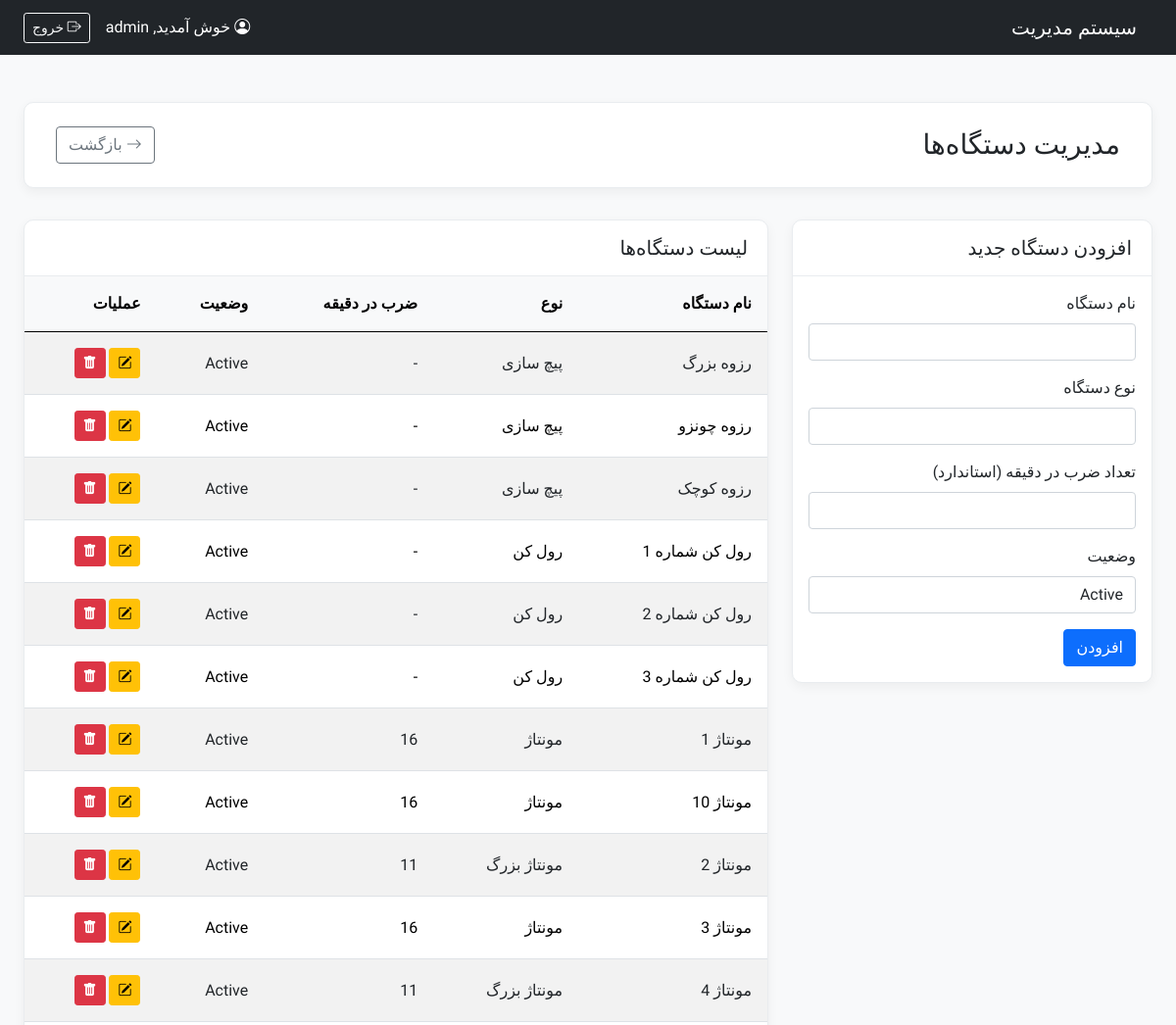
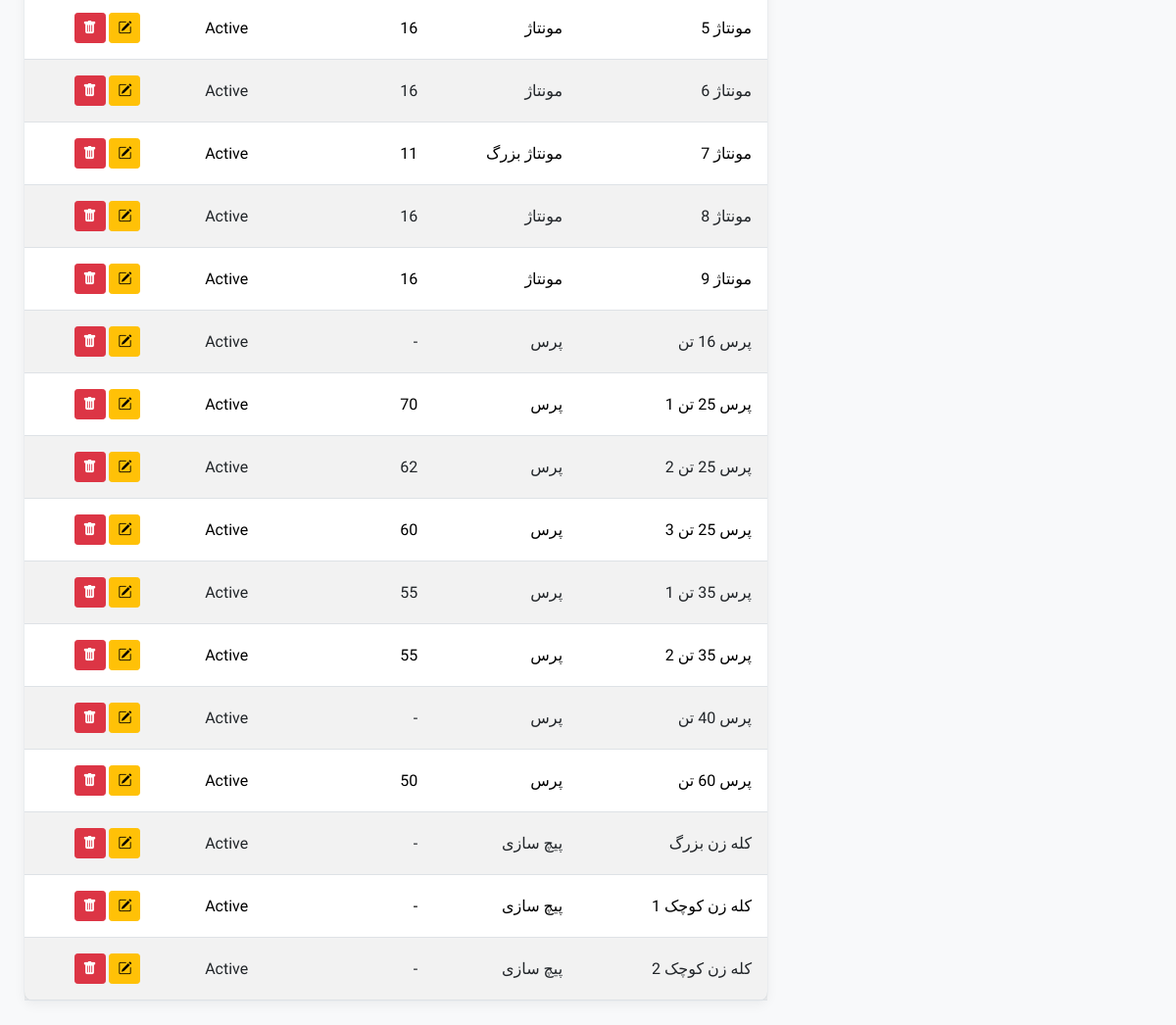
The app's page /modules/base_info/machines.php (signed in) with its own data (2 pictures, top to bottom).
### tables this page shows
CREATE TABLE `tbl_machines` (
  `MachineID` int(11) NOT NULL,
  `MachineName` varchar(255) NOT NULL,
  `MachineType` varchar(100) DEFAULT NULL,
  `Status` varchar(50) DEFAULT 'Active',
  `strokes_per_minute` int(11) DEFAULT NULL
);

### config/crud_helpers.php (called while the page is built, shortened)
<?php
function find_all(PDO $pdo, string $sql, array $params = []): array
{
    try {
        $stmt = $pdo->prepare($sql);
        $stmt->execute($params);
        return $stmt->fetchAll(PDO::FETCH_ASSOC);
    } catch (PDOException $e) {
        error_log("Error in find_all: " . $e->getMessage() . " | SQL: " . $sql . " | Params: " . print_r($params, true));
        return [];
    }
}
?>

### modules/base_info/machines.php (the view, shortened to what this page needs)
<?php
require_once __DIR__ . '/../../config/db.php';
$editMode = false;
$itemToEdit = null;
$items = find_all($pdo, "SELECT * FROM " . TABLE_NAME_MACHINES . " ORDER BY MachineName");
include __DIR__ . '/../../templates/header.php';
?>
<div class="page-header d-flex justify-content-between align-items-center">
    <h1 class="h3 mb-0">مدیریت دستگاه‌ها</h1>
    <a href="<?php echo BASE_URL; ?>modules/base_info/machinery_dashboard.php" class="btn btn-outline-secondary"><i class="bi bi-arrow-right"></i> بازگشت</a>
</div>
<div class="row">
    <div class="col-lg-4">
        <div class="card content-card">
            <div class="card-header"><h5 class="mb-0"><?php echo $editMode ? 'ویرایش دستگاه' : 'افزودن دستگاه جدید'; ?></h5></div>
            <div class="card-body">
                <form method="POST" action="machines.php">
                    <div class="mb-3">
                        <label for="machine_name" class="form-label">نام دستگاه</label>
                        <input type="text" class="form-control" id="machine_name" name="machine_name" value="<?php echo htmlspecialchars($itemToEdit['MachineName'] ?? ''); ?>" required>
                    </div>
                     <div class="mb-3">
                        <label for="machine_type" class="form-label">نوع دستگاه</label>
                        <input type="text" class="form-control" id="machine_type" name="machine_type" value="<?php echo htmlspecialchars($itemToEdit['MachineType'] ?? ''); ?>">
                    </div>
                     <div class="mb-3">
                        <label for="strokes_per_minute" class="form-label">تعداد ضرب در دقیقه (استاندارد)</label>
                        <input type="number" class="form-control" id="strokes_per_minute" name="strokes_per_minute" value="<?php echo htmlspecialchars($itemToEdit['strokes_per_minute'] ?? ''); ?>">
                    </div>
                     <div class="mb-3">
                        <label for="status" class="form-label">وضعیت</label>
                        <input type="text" class="form-control" id="status" name="status" value="<?php echo htmlspecialchars($itemToEdit['Status'] ?? 'Active'); ?>">
                    </div>
                    <button type="submit" class="btn <?php echo $editMode ? 'btn-success' : 'btn-primary'; ?>"><?php echo $editMode ? 'بروزرسانی' : 'افزودن'; ?></button>
                </form>
            </div>
        </div>
    </div>
    <div class="col-lg-8">
        <div class="card content-card">
            <div class="card-header"><h5 class="mb-0">لیست دستگاه‌ها</h5></div>
            <div class="card-body p-0">
                <div class="table-responsive">
                    <table class="table table-striped table-hover mb-0">
                        <thead><tr><th class="p-3">نام دستگاه</th><th class="p-3">نوع</th><th class="p-3">ضرب در دقیقه</th><th class="p-3">وضعیت</th><th class="p-3">عملیات</th></tr></thead>
                        <tbody>
                            <?php foreach ($items as $item): ?>
                            <tr>
                                <td class="p-3"><?php echo htmlspecialchars($item['MachineName']); ?></td>
                                <td class="p-3"><?php echo htmlspecialchars($item['MachineType']); ?></td>
                                <td class="p-3"><?php echo htmlspecialchars($item['strokes_per_minute'] ?? '-'); ?></td>
                                <td class="p-3"><?php echo htmlspecialchars($item['Status']); ?></td>
                                <td class="p-3">
                                    <a href="?edit_id=<?php echo $item[PRIMARY_KEY_MACHINES]; ?>" class="btn btn-warning btn-sm"><i class="bi bi-pencil-square"></i></a>
                                    <button type="button" class="btn btn-danger btn-sm" data-bs-toggle="modal" data-bs-target="#deleteModal<?php echo $item[PRIMARY_KEY_MACHINES]; ?>"><i class="bi bi-trash-fill"></i></button>
                                </td>
                            </tr>
                            <?php endforeach; ?>
                        </tbody>
                    </table>
                </div>
            </div>
        </div>
    </div>
</div>
<?php include __DIR__ . '/../../templates/footer.php'; ?>

### assets/css/style.css (style rules this page uses)
body { font-family: 'Vazirmatn', sans-serif; background-color: #f4f7f9; }
.page-header { background-color: #ffffff; padding: 1.5rem 2rem; border-radius: 10px; margin-bottom: 2rem; box-shadow: 0 4px 12px rgba(0,0,0,0.05); border: 1px solid #e9ecef; }
.content-card { border: 1px solid #e9ecef; border-radius: 10px; box-shadow: 0 4px 12px rgba(0,0,0,0.05); background-color: #ffffff; }
.content-card .card-header { background-color: transparent; border-bottom: 1px solid #e9ecef; font-weight: 600; font-size: 1.1rem; padding: 1rem 1.25rem; }
.table th { font-weight: 600; white-space: nowrap; background-color: #f8f9fa; }
.table td { vertical-align: middle; }

### records on screen
tbl_machines: MachineName "رزوه بزرگ", MachineType "پیچ سازی", strokes_per_minute "-", Status "Active"
tbl_machines: MachineName "رزوه چونزو", MachineType "پیچ سازی", strokes_per_minute "-", Status "Active"
tbl_machines: MachineName "رزوه کوچک", MachineType "پیچ سازی", strokes_per_minute "-", Status "Active"
tbl_machines: MachineName "رول کن شماره 1", MachineType "رول کن", strokes_per_minute "-", Status "Active"
tbl_machines: MachineName "رول کن شماره 2", MachineType "رول کن", strokes_per_minute "-", Status "Active"
tbl_machines: MachineName "رول کن شماره 3", MachineType "رول کن", strokes_per_minute "-", Status "Active"
tbl_machines: MachineName "مونتاژ 1", MachineType "مونتاژ", strokes_per_minute "16", Status "Active"
tbl_machines: MachineName "مونتاژ 10", MachineType "مونتاژ", strokes_per_minute "16", Status "Active"
tbl_machines: MachineName "مونتاژ 2", MachineType "مونتاژ بزرگ", strokes_per_minute "11", Status "Active"
tbl_machines: MachineName "مونتاژ 3", MachineType "مونتاژ", strokes_per_minute "16", Status "Active"
tbl_machines: MachineName "مونتاژ 4", MachineType "مونتاژ بزرگ", strokes_per_minute "11", Status "Active"
tbl_machines: MachineName "مونتاژ 5", MachineType "مونتاژ", strokes_per_minute "16", Status "Active"
tbl_machines: MachineName "مونتاژ 6", MachineType "مونتاژ", strokes_per_minute "16", Status "Active"
tbl_machines: MachineName "مونتاژ 7", MachineType "مونتاژ بزرگ", strokes_per_minute "11", Status "Active"
tbl_machines: MachineName "مونتاژ 8", MachineType "مونتاژ", strokes_per_minute "16", Status "Active"
tbl_machines: MachineName "مونتاژ 9", MachineType "مونتاژ", strokes_per_minute "16", Status "Active"
tbl_machines: MachineName "پرس 16 تن", MachineType "پرس", strokes_per_minute "-", Status "Active"
tbl_machines: MachineName "پرس 25 تن 1", MachineType "پرس", strokes_per_minute "70", Status "Active"
tbl_machines: MachineName "پرس 25 تن 2", MachineType "پرس", strokes_per_minute "62", Status "Active"
tbl_machines: MachineName "پرس 25 تن 3", MachineType "پرس", strokes_per_minute "60", Status "Active"
tbl_machines: MachineName "پرس 35 تن 1", MachineType "پرس", strokes_per_minute "55", Status "Active"
tbl_machines: MachineName "پرس 35 تن 2", MachineType "پرس", strokes_per_minute "55", Status "Active"
tbl_machines: MachineName "پرس 40 تن", MachineType "پرس", strokes_per_minute "-", Status "Active"
tbl_machines: MachineName "پرس 60 تن", MachineType "پرس", strokes_per_minute "50", Status "Active"
tbl_machines: MachineName "کله زن بزرگ", MachineType "پیچ سازی", strokes_per_minute "-", Status "Active"
tbl_machines: MachineName "کله زن کوچک 1", MachineType "پیچ سازی", strokes_per_minute "-", Status "Active"
tbl_machines: MachineName "کله زن کوچک 2", MachineType "پیچ سازی", strokes_per_minute "-", Status "Active"

### other values on screen
$_SESSION['username'] "admin"
